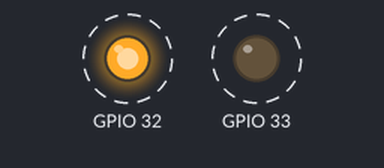
The program below on a simulated ESP32. Parts: output pins drawn as LEDs (lit = HIGH). Dashed ring = blinking. What the program prints to the serial monitor is not drawn.

Above: at 0.2 s.
Timing chart, 0 to 3.0 s (numbered marks = the images above):
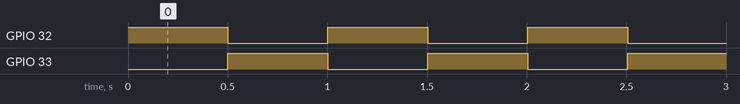

The program:

main.cpp
```cpp
#include <Arduino.h>
long debouncing_time = 150;
volatile unsigned long last_micros;

SemaphoreHandle_t mutex_v;


void Encender (void *pvParameters)
{
    for (;;) {
        xSemaphoreTake(mutex_v, portMAX_DELAY);
        digitalWrite(32, HIGH);
        digitalWrite(33, LOW);
        Serial.println("ENCENDIO");
        vTaskDelay(500 / portTICK_PERIOD_MS);
        xSemaphoreGive(mutex_v);
        vTaskDelay(500 / portTICK_PERIOD_MS);
    }
}
void Apagar (void *pvParameters)
{
    for(;;){
        xSemaphoreTake(mutex_v, portMAX_DELAY);
        digitalWrite(32, LOW);
        digitalWrite(33, HIGH);
        Serial.println("APAGAO");
        vTaskDelay(500 / portTICK_PERIOD_MS);
        xSemaphoreGive(mutex_v);
        vTaskDelay(500 / portTICK_PERIOD_MS);
    }
}

void setup() {
    Serial.begin(115200);
    pinMode(32, OUTPUT);
    pinMode(33, OUTPUT);
    mutex_v = xSemaphoreCreateMutex();
    if(mutex_v == NULL){
        Serial.println("No se ha podido crear el Mutex");
    }
    xTaskCreate(Encender, "Led on", 10000, NULL, 0, NULL);
    xTaskCreate(Apagar, "Led off", 10000, NULL, 0, NULL);
}


void loop() {}
```

Measured:
- by itself, GPIO 32, GPIO 33: alternates HIGH for 0.50 s and LOW for 0.50 s
